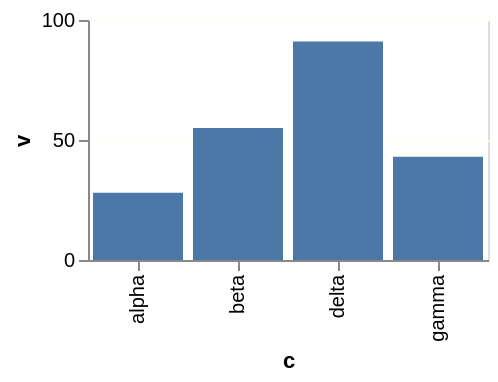

Express this chart as Vega-Lite.
### Vega-Lite specification from a JSON file in a GitHub repository (floating-point values rounded to 4 significant figures)
{"$schema": "https://vega.github.io/schema/vega-lite/v6.json", "width": 200, "height": 120, "data": {"values": [{"c": "alpha", "v": 28, "w": 3, "t": "2024-01-07"}, {"c": "beta", "v": 55, "w": 7, "t": "2024-03-19"}, {"c": "gamma", "v": 43, "w": 5, "t": "2024-06-02"}, {"c": "delta", "v": 91, "w": 9, "t": "2024-09-11"}]}, "mark": "bar", "encoding": {"x": {"field": "c", "type": "nominal"}, "y": {"field": "v", "type": "quantitative", "axis": {"gridColor": "ivory"}}}}
